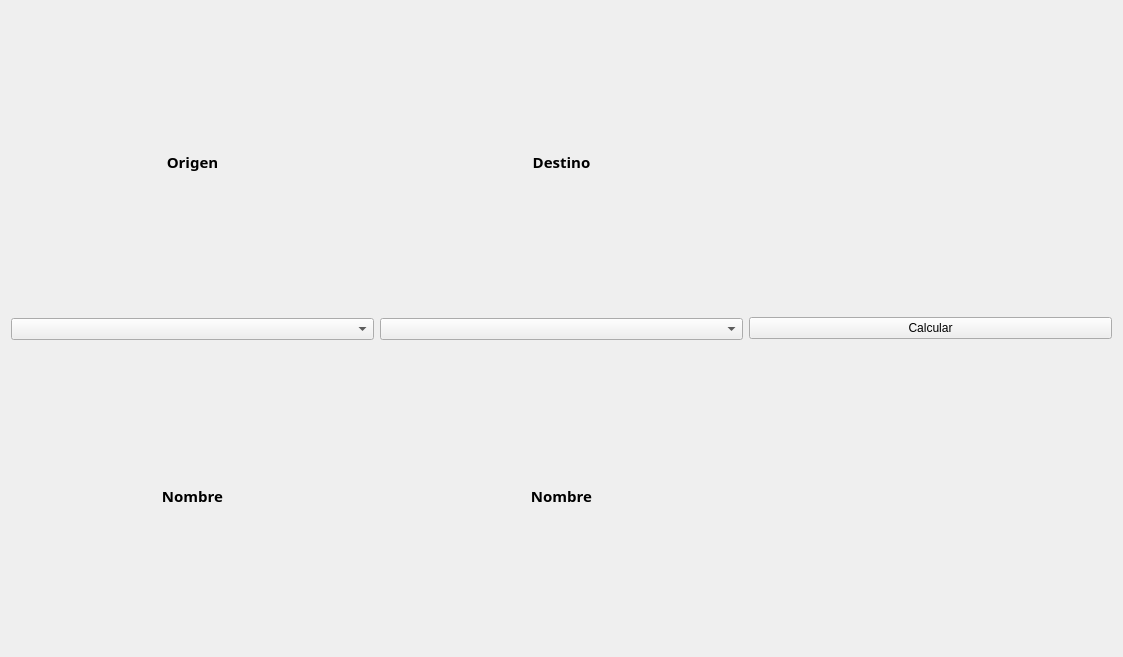
<?xml version="1.0" encoding="UTF-8"?>
<ui version="4.0">
 <class>dataWindow</class>
 <widget class="QWidget" name="dataWindow">
  <property name="geometry">
   <rect>
    <x>0</x>
    <y>0</y>
    <width>1123</width>
    <height>657</height>
   </rect>
  </property>
  <property name="windowTitle">
   <string>Form</string>
  </property>
  <layout class="QHBoxLayout" name="horizontalLayout">
   <item>
    <layout class="QVBoxLayout" name="verticalLayout_3">
     <item>
      <layout class="QVBoxLayout" name="verticalLayout_4">
       <item>
        <widget class="QLabel" name="label">
         <property name="font">
          <font>
           <family>FiraCode Nerd Font Mono</family>
           <pointsize>11</pointsize>
           <weight>75</weight>
           <bold>true</bold>
          </font>
         </property>
         <property name="text">
          <string>Origen</string>
         </property>
         <property name="alignment">
          <set>Qt::AlignCenter</set>
         </property>
        </widget>
       </item>
       <item>
        <widget class="QComboBox" name="origin"/>
       </item>
       <item>
        <widget class="QLabel" name="originLabel">
         <property name="font">
          <font>
           <family>FiraCode Nerd Font Mono</family>
           <pointsize>11</pointsize>
           <weight>75</weight>
           <bold>true</bold>
          </font>
         </property>
         <property name="text">
          <string>Nombre</string>
         </property>
         <property name="alignment">
          <set>Qt::AlignCenter</set>
         </property>
        </widget>
       </item>
      </layout>
     </item>
    </layout>
   </item>
   <item>
    <layout class="QVBoxLayout" name="verticalLayout_5">
     <item>
      <widget class="QLabel" name="label_2">
       <property name="font">
        <font>
         <family>FiraCode Nerd Font Mono</family>
         <pointsize>11</pointsize>
         <weight>75</weight>
         <bold>true</bold>
        </font>
       </property>
       <property name="text">
        <string>Destino</string>
       </property>
       <property name="alignment">
        <set>Qt::AlignCenter</set>
       </property>
      </widget>
     </item>
     <item>
      <widget class="QComboBox" name="destiny"/>
     </item>
     <item>
      <widget class="QLabel" name="destinyLabel">
       <property name="font">
        <font>
         <family>FiraCode Nerd Font Mono</family>
         <pointsize>11</pointsize>
         <weight>75</weight>
         <bold>true</bold>
        </font>
       </property>
       <property name="text">
        <string>Nombre</string>
       </property>
       <property name="alignment">
        <set>Qt::AlignCenter</set>
       </property>
      </widget>
     </item>
    </layout>
   </item>
   <item>
    <widget class="QPushButton" name="calculate">
     <property name="text">
      <string>Calcular</string>
     </property>
    </widget>
   </item>
  </layout>
 </widget>
 <resources/>
 <connections/>
</ui>
